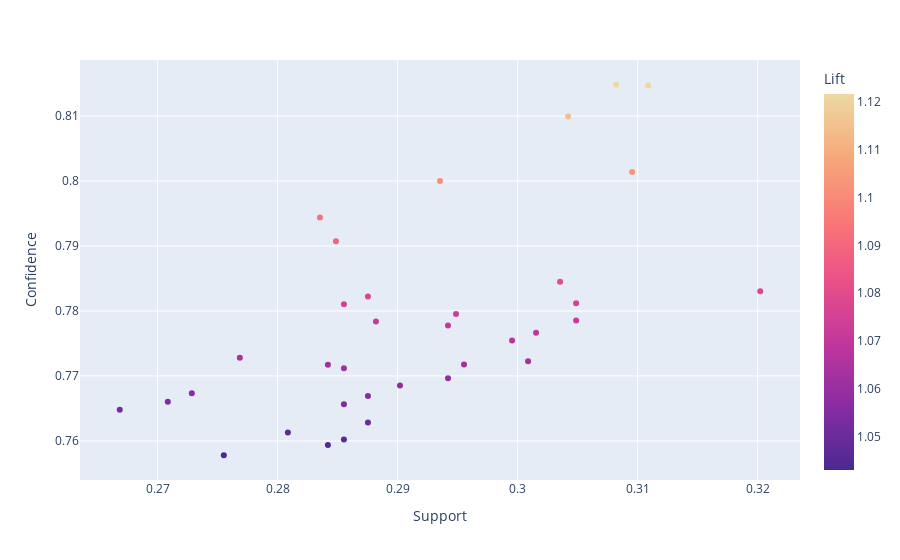

Notebook source saved alongside this figure:
### Code cell
import plotly.express as px
fig = px.scatter(df, x ='Support', y='Confidence', color = 'Lift', color_continuous_scale ='agsunset')
fig.show()

### Figure 1 — Plotly figure (JSON) as saved in the notebook; plotly's stock layout.template omitted (floating-point values rounded to 4 significant figures)
{"data": [{"hovertemplate": "Support=%{x}<br>Confidence=%{y}<br>Lift=%{marker.color}<extra></extra>", "legendgroup": "", "marker": {"color": [1.122, 1.121, 1.115, 1.103, 1.101, 1.093, 1.088, 1.08, 1.078, 1.077, 1.075, 1.075, 1.073, 1.072, 1.071, 1.071, 1.069, 1.067, 1.064, 1.063, 1.062, 1.062, 1.062, 1.059, 1.058, 1.056, 1.056, 1.054, 1.054, 1.053, 1.05, 1.048, 1.046, 1.045, 1.043], "coloraxis": "coloraxis", "symbol": "circle"}, "mode": "markers", "name": "", "orientation": "v", "showlegend": false, "type": "scatter", "x": [0.3082, 0.3109, 0.3042, 0.3095, 0.2935, 0.2835, 0.2849, 0.3035, 0.3202, 0.2875, 0.3049, 0.2855, 0.2949, 0.3049, 0.2882, 0.2942, 0.3015, 0.2995, 0.2769, 0.3009, 0.2955, 0.2842, 0.2855, 0.2942, 0.2902, 0.2728, 0.2875, 0.2708, 0.2855, 0.2668, 0.2875, 0.2809, 0.2855, 0.2842, 0.2755], "xaxis": "x", "y": [0.8148, 0.8147, 0.8099, 0.8014, 0.8, 0.7944, 0.7907, 0.7845, 0.783, 0.7822, 0.7812, 0.781, 0.7795, 0.7785, 0.7784, 0.7778, 0.7766, 0.7755, 0.7728, 0.7723, 0.7718, 0.7717, 0.7712, 0.7696, 0.7686, 0.7674, 0.7669, 0.766, 0.7657, 0.7648, 0.7628, 0.7613, 0.7602, 0.7594, 0.7578], "yaxis": "y"}], "layout": {"coloraxis": {"colorbar": {"title": {"text": "Lift"}}, "colorscale": [[0, "rgb(75, 41, 145)"], [0.1667, "rgb(135, 44, 162)"], [0.3333, "rgb(192, 54, 157)"], [0.5, "rgb(234, 79, 136)"], [0.6667, "rgb(250, 120, 118)"], [0.8333, "rgb(246, 169, 122)"], [1, "rgb(237, 217, 163)"]]}, "legend": {"tracegroupgap": 0}, "margin": {"t": 60}, "xaxis": {"anchor": "y", "domain": [0, 1], "title": {"text": "Support"}}, "yaxis": {"anchor": "x", "domain": [0, 1], "title": {"text": "Confidence"}}}}
